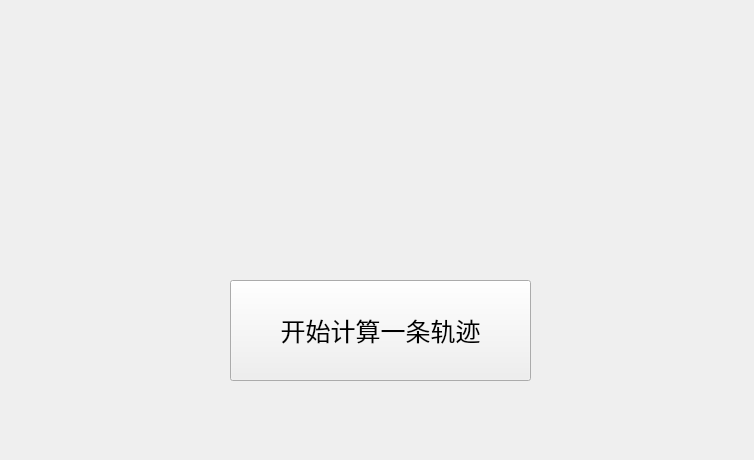
<?xml version="1.0" encoding="UTF-8"?>
<ui version="4.0">
 <class>Control_Widget</class>
 <widget class="QWidget" name="Control_Widget">
  <property name="geometry">
   <rect>
    <x>0</x>
    <y>0</y>
    <width>754</width>
    <height>460</height>
   </rect>
  </property>
  <property name="windowTitle">
   <string>Form</string>
  </property>
  <widget class="QPushButton" name="pushButton">
   <property name="geometry">
    <rect>
     <x>230</x>
     <y>280</y>
     <width>301</width>
     <height>101</height>
    </rect>
   </property>
   <property name="font">
    <font>
     <pointsize>19</pointsize>
    </font>
   </property>
   <property name="text">
    <string>开始计算一条轨迹</string>
   </property>
  </widget>
 </widget>
 <resources/>
 <connections/>
</ui>
